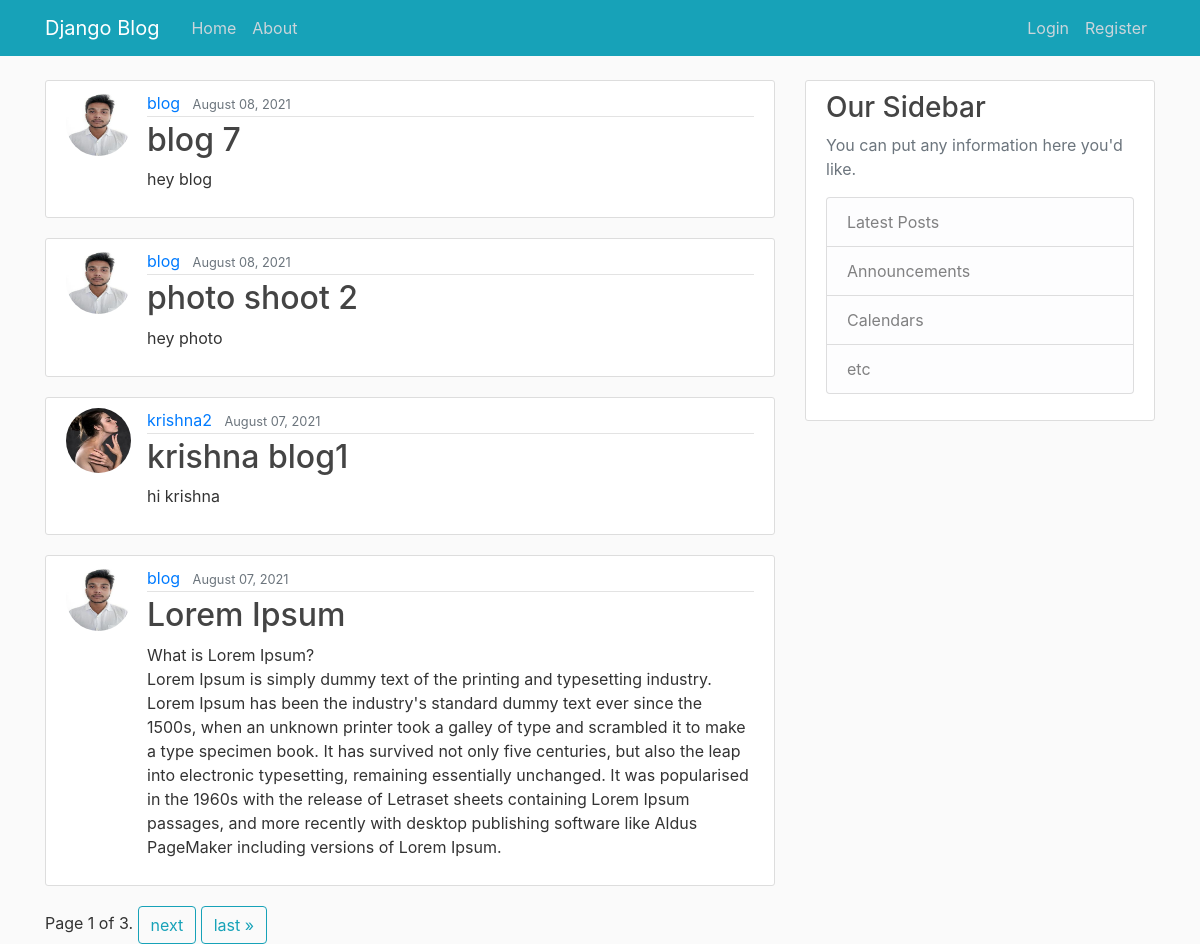
Before: / with the older database file.
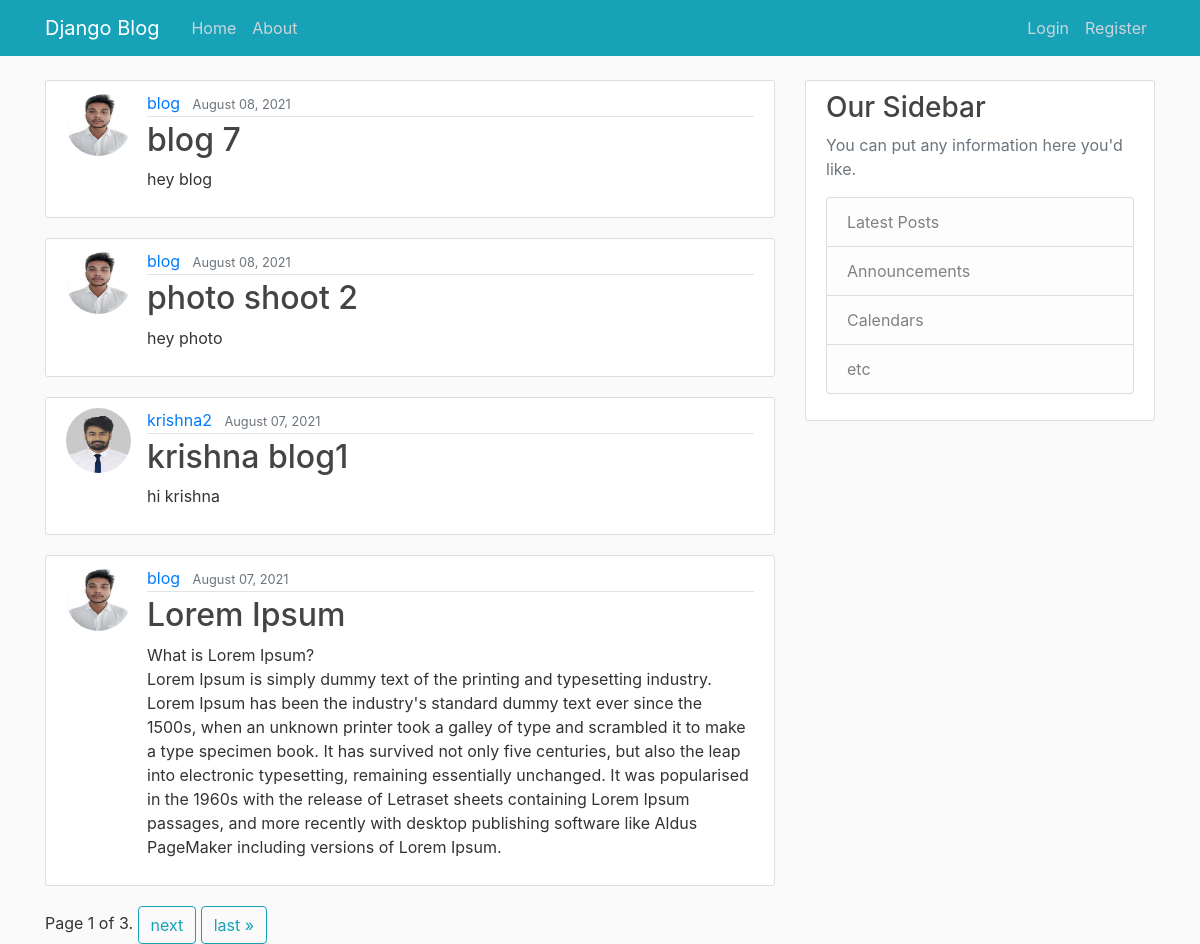
After: the same page with the newer database file.
### blog_app/models.py (models this page shows, shortened)
class Post(models.Model):
    title = models.CharField(max_length=100)
    content = models.TextField()
    date_posted = models.DateTimeField(default=timezone.now)
    author = models.ForeignKey(User, on_delete=models.CASCADE)

### users/models.py (models this page shows, shortened)
class Profile(models.Model):
    user = models.OneToOneField(User, on_delete=models.CASCADE)
    image = models.ImageField(default='default.jpg', upload_to='profile_pics')

### blog_app/views.py (the view)
# urls.py: path('', PostListView.as_view(), name='blog-home'),
class PostListView(ListView):
    model = Post
    template_name = "blog_app/home.html"
    context_object_name = 'posts'
    ordering = ['-date_posted']
    paginate_by = 4

### blog_app/templates/blog_app/home.html (shortened to what this page needs)
{% extends 'blog_app/base.html' %}
{% block content %}
  {% for post in posts %}
    <article class="media content-section">
      <img src="{{ post.author.profile.image.url }}" alt="" class="rounded-circle article-img">
      <div class="media-body">
        <div class="article-metadata">
          <a class="mr-2" href="{% url 'user-post' post.author.username %}">{{ post.author }}</a>
          <small class="text-muted">{{ post.date_posted|date:"F d, Y"}}</small>
        </div>
        <h2><a class="article-title" href="{% url 'post-detail' post.id %}">{{ post.title }}</a></h2>
        <p class="article-content">{{ post.content }}</p>
      </div>
    </article>
  {% endfor %}
  <div class="pagination">
      <span class="step-links">
          <span class="current">
              Page {{ page_obj.number }} of {{ page_obj.paginator.num_pages }}.
          </span>
          {% if page_obj.has_next %}
              <a class="btn btn-outline-info" href="?page={{ page_obj.next_page_number }}">next</a>
              <a class="btn btn-outline-info" href="?page={{ page_obj.paginator.num_pages }}">last &raquo;</a>
          {% endif %}
      </span>
  </div>
{% endblock content %}

### blog_app/templates/blog_app/base.html (shortened to what this page needs)
{% load static %}
<!DOCTYPE html>
<html lang="en">
  <head>
    <link
      rel="stylesheet"
      href="https://maxcdn.bootstrapcdn.com/bootstrap/4.0.0/css/bootstrap.min.css"
    />
	<link rel="stylesheet" href="{% static 'blog_app/main.css' %}">
  </head>
  <body>
    <header class="site-header">
      <nav class="navbar navbar-expand-md navbar-dark bg-steel fixed-top">
        <div class="container">
          <a class="navbar-brand mr-4" href="{% url 'blog-home' %}">Django Blog</a>
          <div class="collapse navbar-collapse" id="navbarToggle">
              <div class="navbar-nav mr-auto">
                <a class="nav-item nav-link" href="{% url 'blog-home' %}">Home</a>
                <a class="nav-item nav-link" href="{% url 'blog-about' %}">About</a>
              </div>
              <div class="navbar-nav">
                  {% if user.is_authenticated %}
                    <a class="nav-item nav-link" href="{% url 'logout' %}">Logout</a>
                    <a class="nav-item nav-link" href="{% url 'profile' %}">Profile</a>
                    <a class="nav-item nav-link" href="{% url 'post-create' %}">Create</a>
                  {% else %}
                    <a class="nav-item nav-link" href="{% url 'login' %}">Login</a>
                    <a class="nav-item nav-link" href="{% url 'register' %}">Register</a>
                  {% endif %}
              </div>
          </div>
        </div>
      </nav>
    </header>
    <main role="main" class="container">
		<div class="row">
			<div class="col-md-8">
			{% block content %}
      {% endblock %}
			</div>
			<div class="col-md-4">
				<div class="content-section">
					<h3>Our Sidebar</h3>
					<p class='text-muted'>You can put any information here you'd like.
					<ul class="list-group">
						<li class="list-group-item list-group-item-light">Latest Posts</li>
						<li class="list-group-item list-group-item-light">Announcements</li>
						<li class="list-group-item list-group-item-light">Calendars</li>
						<li class="list-group-item list-group-item-light">etc</li>
					</ul>
					</p>
				</div>
			</div>
		</div>
	</main>
  </body>
</html>

### blog_app/static/blog_app/main.css (style rules this page uses)
body { background: #fafafa; color: #333333; margin-top: 5rem; }
h1, h2, h3, h4, h5, h6 { color: #444444; }
ul { margin: 0; }
.bg-steel { background-color: #17a2b8; }
.site-header .navbar-nav .nav-link { color: #cbd5db; }
.content-section { background: #ffffff; padding: 10px 20px; border: 1px solid #dddddd; border-radius: 3px; margin-bottom: 20px; }
.article-title { color: #444444; }
.article-content { white-space: pre-line; }
.article-img { height: 65px; width: 65px; margin-right: 16px; }
.article-metadata { padding-bottom: 1px; margin-bottom: 4px; border-bottom: 1px solid #e3e3e3 }

Changed rows visible on the page:
changed through a linked row, Post "krishna blog1": author.profile.image: a different picture
